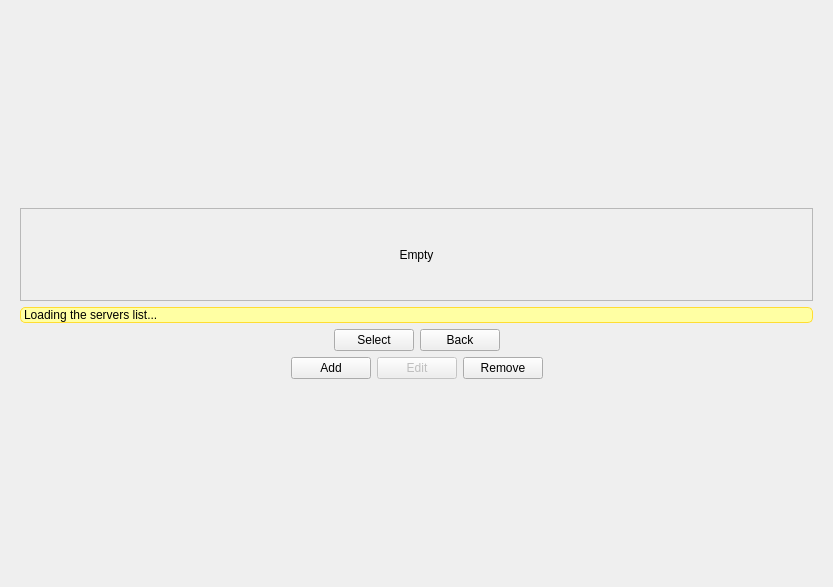
<?xml version="1.0" encoding="UTF-8"?>
<ui version="4.0">
 <class>Multi</class>
 <widget class="QWidget" name="Multi">
  <property name="geometry">
   <rect>
    <x>0</x>
    <y>0</y>
    <width>833</width>
    <height>587</height>
   </rect>
  </property>
  <property name="windowTitle">
   <string>Form</string>
  </property>
  <layout class="QVBoxLayout" name="verticalLayout_2">
   <item>
    <spacer name="verticalSpacer">
     <property name="orientation">
      <enum>Qt::Vertical</enum>
     </property>
     <property name="sizeHint" stdset="0">
      <size>
       <width>20</width>
       <height>183</height>
      </size>
     </property>
    </spacer>
   </item>
   <item>
    <widget class="QWidget" name="widget" native="true">
     <layout class="QVBoxLayout" name="verticalLayout">
      <item>
       <widget class="QScrollArea" name="scrollArea">
        <property name="widgetResizable">
         <bool>true</bool>
        </property>
        <widget class="QWidget" name="scrollAreaWidgetContentsServer">
         <property name="geometry">
          <rect>
           <x>0</x>
           <y>0</y>
           <width>795</width>
           <height>80</height>
          </rect>
         </property>
         <layout class="QVBoxLayout" name="verticalLayout_5">
          <item>
           <widget class="QWidget" name="serverWidget" native="true">
            <layout class="QVBoxLayout" name="verticalLayout_3">
             <item>
              <widget class="QLabel" name="serverEmpty">
               <property name="text">
                <string>Empty</string>
               </property>
               <property name="alignment">
                <set>Qt::AlignCenter</set>
               </property>
              </widget>
             </item>
            </layout>
           </widget>
          </item>
         </layout>
        </widget>
       </widget>
      </item>
      <item>
       <widget class="QLabel" name="warning">
        <property name="styleSheet">
         <string notr="true">background-color: rgb(255, 255, 163);
border: 1px solid rgb(255, 221, 50);
border-radius:5px;
color: rgb(0, 0, 0);</string>
        </property>
        <property name="text">
         <string>Loading the servers list...</string>
        </property>
        <property name="wordWrap">
         <bool>true</bool>
        </property>
       </widget>
      </item>
      <item>
       <layout class="QHBoxLayout" name="horizontalLayout">
        <item>
         <spacer name="horizontalSpacer">
          <property name="orientation">
           <enum>Qt::Horizontal</enum>
          </property>
          <property name="sizeHint" stdset="0">
           <size>
            <width>40</width>
            <height>20</height>
           </size>
          </property>
         </spacer>
        </item>
        <item>
         <widget class="QPushButton" name="server_select">
          <property name="text">
           <string>Select</string>
          </property>
         </widget>
        </item>
        <item>
         <widget class="QPushButton" name="back">
          <property name="text">
           <string>Back</string>
          </property>
         </widget>
        </item>
        <item>
         <spacer name="horizontalSpacer_2">
          <property name="orientation">
           <enum>Qt::Horizontal</enum>
          </property>
          <property name="sizeHint" stdset="0">
           <size>
            <width>40</width>
            <height>20</height>
           </size>
          </property>
         </spacer>
        </item>
       </layout>
      </item>
      <item>
       <layout class="QHBoxLayout" name="horizontalLayout_2">
        <item>
         <spacer name="horizontalSpacer_3">
          <property name="orientation">
           <enum>Qt::Horizontal</enum>
          </property>
          <property name="sizeHint" stdset="0">
           <size>
            <width>40</width>
            <height>20</height>
           </size>
          </property>
         </spacer>
        </item>
        <item>
         <widget class="QPushButton" name="server_add">
          <property name="text">
           <string>Add</string>
          </property>
         </widget>
        </item>
        <item>
         <widget class="QPushButton" name="server_edit">
          <property name="enabled">
           <bool>false</bool>
          </property>
          <property name="toolTip">
           <string>Todo</string>
          </property>
          <property name="text">
           <string>Edit</string>
          </property>
         </widget>
        </item>
        <item>
         <widget class="QPushButton" name="server_remove">
          <property name="text">
           <string>Remove</string>
          </property>
         </widget>
        </item>
        <item>
         <spacer name="horizontalSpacer_4">
          <property name="orientation">
           <enum>Qt::Horizontal</enum>
          </property>
          <property name="sizeHint" stdset="0">
           <size>
            <width>40</width>
            <height>20</height>
           </size>
          </property>
         </spacer>
        </item>
       </layout>
      </item>
     </layout>
    </widget>
   </item>
   <item>
    <spacer name="verticalSpacer_2">
     <property name="orientation">
      <enum>Qt::Vertical</enum>
     </property>
     <property name="sizeHint" stdset="0">
      <size>
       <width>20</width>
       <height>183</height>
      </size>
     </property>
    </spacer>
   </item>
  </layout>
 </widget>
 <resources/>
 <connections/>
</ui>
